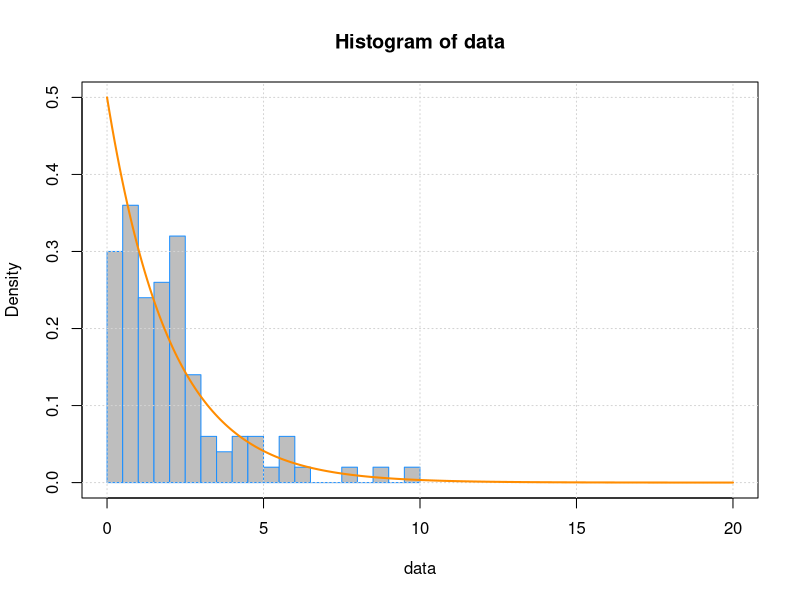
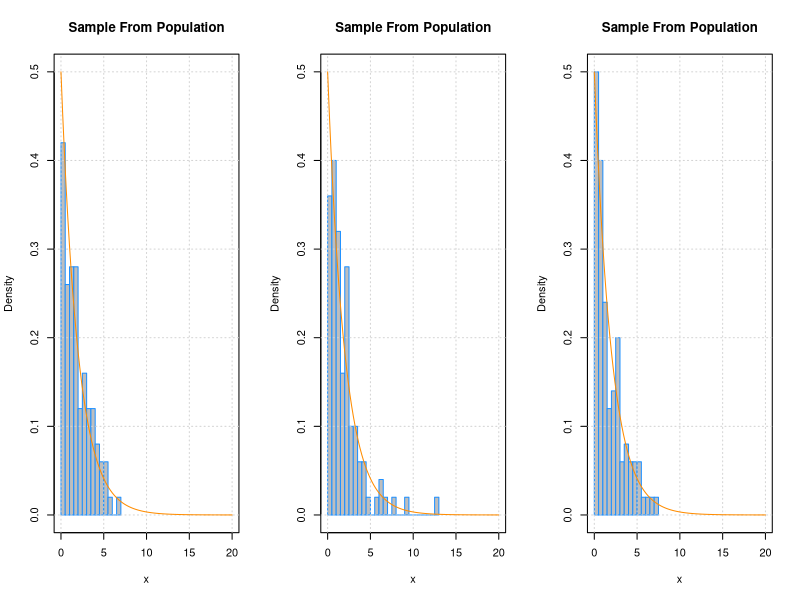
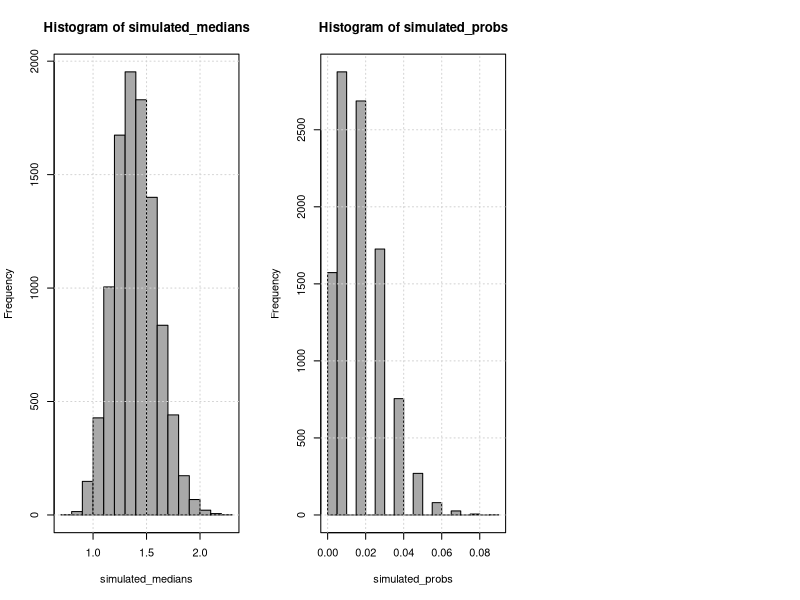
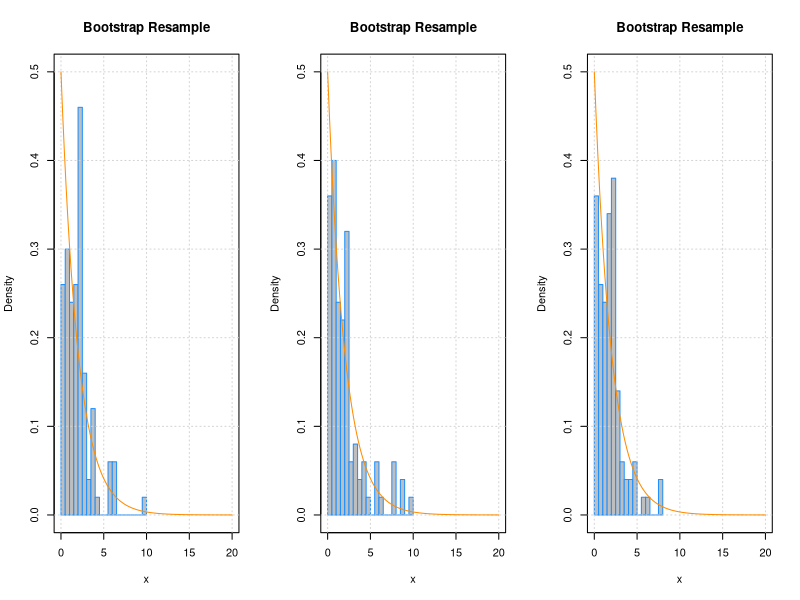
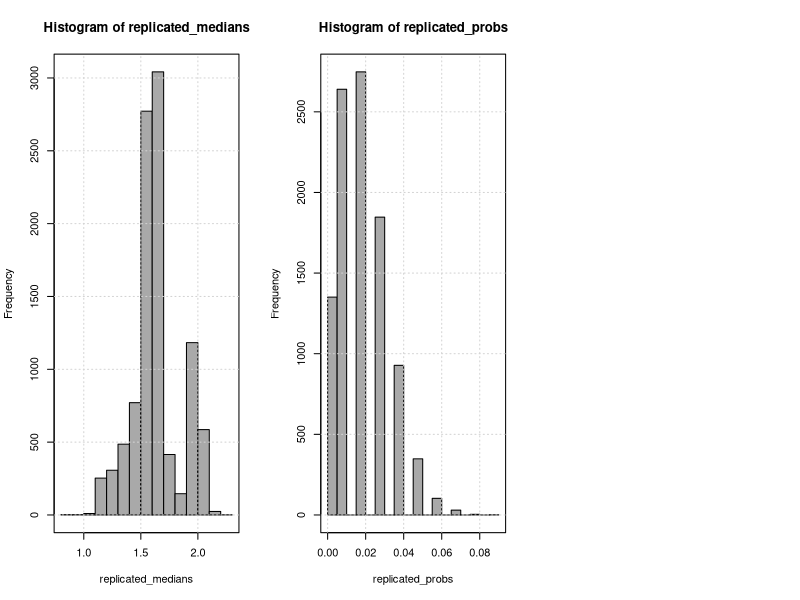

Write R code to recreate these figures, in order.
## ---- chunk 1
knitr::opts_chunk$set(cache = TRUE, autodep = TRUE, fig.align = "center")
## ---- chunk 2
library(microbenchmark)
## ---- chunk 3
# create some data
set.seed(1)
data = rexp(n = 100, rate = 0.5)
## ---- chunk 4
# quantities of interest
1 / 0.5 # mean
qexp(0.5, rate = 0.5)
pexp(8, rate = 0.5, lower.tail = FALSE) # probability P[X > 8]
## ---- chunk 5
# estimates using sampled data
mean(data) # boring
median(data)
mean(data > 8)
## ---- chunk 6
# histogram of data with population distribution
hist(data, 
     border = "dodgerblue", col = "grey", breaks = 20, 
     probability = TRUE, ylim = c(0, 0.5), xlim = c(0, 20))
box()
grid()
curve(dexp(x, rate = 0.5), add = TRUE, col = "darkorange", n = 250, lwd = 2)
## ---- chunk 7
# define graphical parameters
ylim = c(0, 0.5)
xlim = c(0, 20)
## ---- chunk 8
# resampling from the true distribution
par(mfrow = c(1, 3))

hist(rexp(n = 100, rate = 0.5), 
     border = "dodgerblue", col = "grey", breaks = 20, probability = TRUE, 
     ylim = ylim, xlim = xlim,
     main = "Sample From Population", xlab = "x")
box()
grid()
curve(dexp(x, rate = 0.5), add = TRUE, col = "darkorange")

hist(rexp(n = 100, rate = 0.5), 
     border = "dodgerblue", col = "grey", breaks = 20, probability = TRUE, 
     ylim = ylim, xlim = xlim,
     main = "Sample From Population", xlab = "x")
box()
grid()
curve(dexp(x, rate = 0.5), add = TRUE, col = "darkorange")

hist(rexp(n = 100, rate = 0.5), 
     border = "dodgerblue", col = "grey", breaks = 20, probability = TRUE, 
     ylim = ylim, xlim = xlim,
     main = "Sample From Population", xlab = "x")
box()
grid()
curve(dexp(x, rate = 0.5), add = TRUE, col = "darkorange")
## ---- chunk 9
qexp(0.5, rate = 0.5) # true populaiton median
median(data) # sample median
## ---- chunk 10
# simulating medians
# - simulate from known distribution
# - calculate median on simualted data
# - store result
simulated_medians = replicate(n = 10000, median(rexp(n = 100, rate = 0.5)))
## ---- chunk 11
# use EDCD and plug-in principle to learn about distribution and make estimates
mean(simulated_medians)
sd(simulated_medians)
quantile(simulated_medians, probs = c(0.025, 0.975))
## ---- chunk 12
# plot of ECDF of sample median
hist(simulated_medians, col = "darkgrey")
box()
grid()
## ---- chunk 13
pexp(8, rate = 0.5, lower.tail = FALSE) # true probability P[X > 8]
mean(data > 8) # estimate using ECDF of sample data, mean(I(x > 8))
## ---- chunk 14
# simulating estimates of P[X > 8]
# - simulate from known distribution
# - calculate proportion of obs greater than 8 in simualted data, mean(I(x > 8))
# - store result
simulated_probs = replicate(n = 10000, mean(rexp(n = 100, rate = 0.5) > 8))
## ---- chunk 15
# use EDCD and plug-in principle to learn about distribution and make estimates
mean(simulated_probs)
sd(simulated_probs)
quantile(simulated_probs, probs = c(0.025, 0.975))
## ---- chunk 16
# plot of ECDF of sample median
hist(simulated_probs, col = "darkgrey")
box()
grid()
## ---- chunk 17
# bootstrap resampling
sample(x = data, replace = TRUE)
## ---- chunk 18
# bootstrap resample from original data
par(mfrow = c(1, 3))

hist(sample(x = data, replace = TRUE), 
     border = "dodgerblue", col = "grey", breaks = 20, probability = TRUE, 
     ylim = ylim, xlim = xlim,
     main = "Bootstrap Resample", xlab = "x")
box()
grid()
curve(dexp(x, rate = 0.5), add = TRUE, col = "darkorange")

hist(sample(x = data, replace = TRUE), 
     border = "dodgerblue", col = "grey", breaks = 20, probability = TRUE, 
     ylim = ylim, xlim = xlim,
     main = "Bootstrap Resample", xlab = "x")
box()
grid()
curve(dexp(x, rate = 0.5), add = TRUE, col = "darkorange")

hist(sample(x = data, replace = TRUE), 
     border = "dodgerblue", col = "grey", breaks = 20, probability = TRUE, 
     ylim = ylim, xlim = xlim,
     main = "Bootstrap Resample", xlab = "x")
box()
grid()
curve(dexp(x, rate = 0.5), add = TRUE, col = "darkorange")
## ---- chunk 19
qexp(0.5, rate = 0.5) # true populaiton median
median(data) # sample median
## ---- chunk 20
# boostrapping medians
# - sample with replacement from sample data
# - calculate median on resampled data
# - store result
replicated_medians = replicate(n = 10000, median(sample(data, replace = TRUE)))
## ---- chunk 21
# use EDCD and plug-in principle to learn about distribution and make estimates
mean(replicated_medians)
sd(replicated_medians)
## ---- chunk 22
# a 95% CI for the true median
quantile(replicated_medians, probs = c(0.025, 0.975))
## ---- chunk 23
# plot of ECDF of sample median
hist(replicated_medians, col = "darkgrey")
box()
grid()
## ---- chunk 24
pexp(8, rate = 0.5, lower.tail = FALSE) # true probability P[X > 8]
mean(data > 8) # estimate using ECDF of sample data, mean(I(x > 8))
## ---- chunk 25
# boostrapping mean(I(x > 8))
# - sample with replacement from sample data
# - calculate proportion of obs greater than 8 in simualted data, mean(I(x > 8))
# - store result
replicated_probs = replicate(n = 10000, mean(sample(data, replace = TRUE) > 8))
## ---- chunk 26
# use EDCD and plug-in principle to learn about distribution and make estimates
mean(replicated_probs)
sd(replicated_probs)
## ---- chunk 27
# a 95% CI for the true P[X > 8]
quantile(replicated_probs, probs = c(0.025, 0.975))
## ---- chunk 28
# plot of ECDF of sample median
hist(replicated_probs, col = "darkgrey")
box()
grid()
## ---- chunk 29
# sample from exponential with mean 2
# generate bootstrap replicates of the median
# calculate 95% confidence interval use percentile (quantile) method
# check if true median is in confidence interval each time (hope for ~95%!)
true_median = qexp(0.5, rate = 0.5) # median
## ---- chunk 30
check_if_in_interval = function() {
  data = rexp(n = 100, rate = 0.5)
  replicated_medians = replicate(n = 2000, median(sample(data, replace = TRUE)))
  interval = quantile(replicated_medians, probs = c(0.025, 0.975))
  interval[1] < true_median & true_median < interval[2]
}
## ---- chunk 31
median_in_out = replicate(n = 200, check_if_in_interval())
mean(median_in_out)
## ---- chunk 32
microbenchmark(check_if_in_interval())
